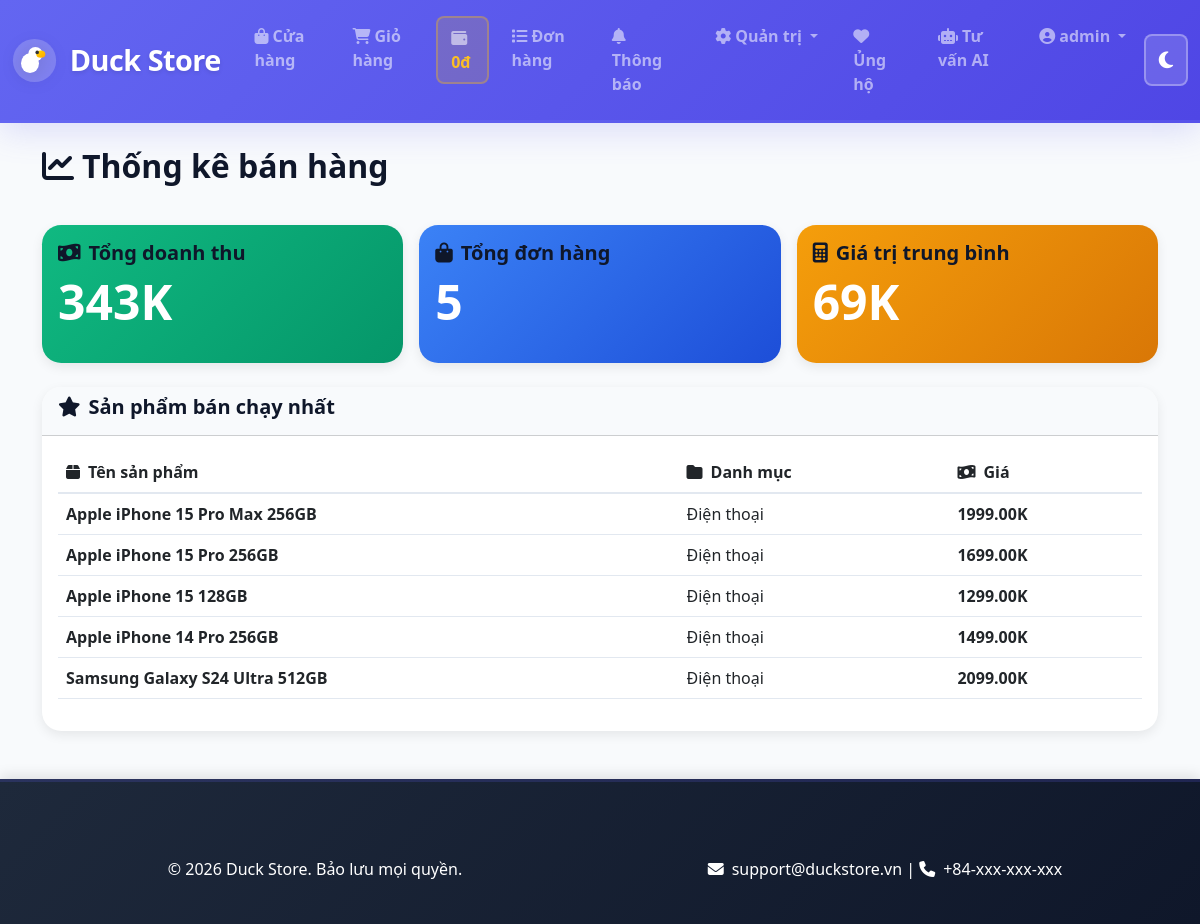
The page /statistics/ (signed in) on the database its author committed.
### store/models.py (models this page shows, shortened)
class UserProfile(models.Model):
    user = models.OneToOneField(User, on_delete=models.CASCADE, related_name='profile')
    balance = models.DecimalField(max_digits=12, decimal_places=2, default=0.00, help_text="Số dư tài khoản")
    phone = models.CharField(max_length=20, blank=True)
    address = models.TextField(blank=True)
    avatar = models.ImageField(upload_to='avatars/', blank=True, null=True)
    created_at = models.DateTimeField(auto_now_add=True)
    updated_at = models.DateTimeField(auto_now=True)
    class Meta:
        verbose_name = "Hồ sơ người dùng"
        verbose_name_plural = "Hồ sơ người dùng"

class Product(models.Model):
    name = models.CharField(max_length=200)
    price = models.DecimalField(max_digits=10, decimal_places=2)
    image = models.ImageField(upload_to='products/', blank=True, null=True)
    video = models.FileField(upload_to='products/videos/', blank=True, null=True)
    category = models.ForeignKey(Category, on_delete=models.CASCADE)
    description = models.TextField(blank=True)

class Category(models.Model):
    name = models.CharField(max_length=100)

### store/views.py (the view)
# urls.py: path('statistics/', views.statistics, name='statistics'),
@login_required
def statistics(request):
    if not request.user.is_superuser:
        return redirect('home')
    total_orders = Order.objects.count()
    total_revenue = sum(order.total_price for order in Order.objects.all())
    top_products = Product.objects.all()[:5]  # Placeholder
    return render(request, 'store/statistics.html', {'total_orders': total_orders, 'total_revenue': total_revenue, 'top_products': top_products})

### store/templates/store/statistics.html (shortened to what this page needs)
{% extends 'store/base.html' %}
{% block content %}
<h2 style="font-weight: 800;">
    <i class="fas fa-chart-line me-2"></i>Thống kê bán hàng
</h2>
<div class="row mt-4 g-3">
    <div class="col-md-4">
        <div class="card text-white" style="background: linear-gradient(135deg, var(--success) 0%, #059669 100%);">
            <div class="card-body">
                <h5 class="card-title"><i class="fas fa-money-bill-wave me-2"></i>Tổng doanh thu</h5>
                <p class="display-5" style="font-weight: 800;">{{ total_revenue|floatformat:0 }}K</p>
            </div>
        </div>
    </div>
    <div class="col-md-4">
        <div class="card text-white" style="background: linear-gradient(135deg, #3b82f6 0%, #1d4ed8 100%);">
            <div class="card-body">
                <h5 class="card-title"><i class="fas fa-shopping-bag me-2"></i>Tổng đơn hàng</h5>
                <p class="display-5" style="font-weight: 800;">{{ total_orders }}</p>
            </div>
        </div>
    </div>
    <div class="col-md-4">
        <div class="card text-white" style="background: linear-gradient(135deg, #f59e0b 0%, #d97706 100%);">
            <div class="card-body">
                <h5 class="card-title"><i class="fas fa-calculator me-2"></i>Giá trị trung bình</h5>
                {% if total_orders > 0 %}
                {% widthratio total_revenue total_orders 1 as avg_value %}
                <p class="display-5" style="font-weight: 800;">{{ avg_value|floatformat:0 }}K</p>
                {% else %}
                <p class="display-5">0K</p>
                {% endif %}
            </div>
        </div>
    </div>
</div>
<div class="card mt-4" style="border-radius: 1.2rem;">
    <div class="card-header" style="background-color: var(--light-bg); border-radius: 1.2rem 1.2rem 0 0;">
        <h5 style="font-weight: 700;">
            <i class="fas fa-star me-2"></i>Sản phẩm bán chạy nhất
        </h5>
    </div>
    <div class="card-body">
        <div class="table-responsive">
            <table class="table table-hover">
                <thead>
                    <tr>
                        <th style="font-weight: 700;"><i class="fas fa-box me-2"></i>Tên sản phẩm</th>
                        <th style="font-weight: 700;"><i class="fas fa-folder me-2"></i>Danh mục</th>
                        <th style="font-weight: 700;"><i class="fas fa-money-bill-wave me-2"></i>Giá</th>
                    </tr>
                </thead>
                <tbody>
                    {% for product in top_products %}
                    <tr>
                        <td><strong>{{ product.name }}</strong></td>
                        <td>{{ product.category.name }}</td>
                        <td><span style="color: var(--danger); font-weight: 700;">{{ product.price }}K</span></td>
                    </tr>
                    {% empty %}
                    <tr>
                        <td colspan="3" class="text-center text-muted py-3">
                            <i class="fas fa-inbox me-2"></i>Chưa có dữ liệu sản phẩm
                        </td>
                    </tr>
                    {% endfor %}
                </tbody>
            </table>
        </div>
    </div>
</div>
{% endblock %}

### store/templates/store/base.html (shortened to what this page needs)
<!DOCTYPE html>
<html lang="vi">
<head>
    <link href="https://cdn.jsdelivr.net/npm/bootstrap@5.3.0/dist/css/bootstrap.min.css" rel="stylesheet">
    <link href="https://cdnjs.cloudflare.com/ajax/libs/font-awesome/6.4.0/css/all.min.css" rel="stylesheet">
</head>
<body>
    <nav class="navbar navbar-expand-lg navbar-dark">
        <div class="container-fluid">
            <a class="navbar-brand" href="{% url 'home' %}" style="display: flex; align-items: center; gap: 0.8rem; font-weight: 800;">
                <span>Duck Store</span>
            </a>
            <div class="collapse navbar-collapse" id="navbarNav">
                <ul class="navbar-nav ms-auto">
                    <li class="nav-item">
                        <a class="nav-link" href="{% url 'product_list' %}"><i class="fas fa-shopping-bag me-1"></i>Cửa hàng</a>
                    </li>
                    <li class="nav-item">
                        <a class="nav-link" href="{% url 'cart' %}" style="position: relative;">
                            <i class="fas fa-shopping-cart me-1"></i>Giỏ hàng
                        </a>
                    </li>
                    {% if user.is_authenticated %}
                    <li class="nav-item">
                        <a class="nav-link balance-link" href="{% url 'account_balance' %}">
                            <i class="fas fa-wallet me-1"></i>
                            <span class="balance-text">{{ user.profile.balance|floatformat:0 }}đ</span>
                        </a>
                    </li>
                    <li class="nav-item">
                        <a class="nav-link" href="{% url 'order_list' %}"><i class="fas fa-list me-1"></i>Đơn hàng</a>
                    </li>
                    <li class="nav-item">
                        <a class="nav-link" href="{% url 'notifications' %}"><i class="fas fa-bell me-1"></i>Thông báo</a>
                    </li>
                    {% if user.is_superuser %}
                    <li class="nav-item dropdown">
                        <a class="nav-link dropdown-toggle" href="#" id="adminDropdown" role="button" data-bs-toggle="dropdown">
                            <i class="fas fa-cog me-1"></i>Quản trị
                        </a>
                    </li>
                    {% endif %}
                    <li class="nav-item">
                        <a class="nav-link" href="{% url 'qr_donate' %}"><i class="fas fa-heart me-1"></i>Ủng hộ</a>
                    </li>
                    <li class="nav-item">
                        <a class="nav-link" href="{% url 'ai_consultation' %}"><i class="fas fa-robot me-1"></i>Tư vấn AI</a>
                    </li>
                    <li class="nav-item dropdown">
                        <a class="nav-link dropdown-toggle" href="#" id="userDropdown" role="button" data-bs-toggle="dropdown">
                            <i class="fas fa-user-circle me-1"></i>{{ user.username }}
                        </a>
                    </li>
                    {% endif %}
                </ul>
                <button class="btn-brightness" type="button" title="Toggle dark mode" style="margin-left: auto;">
                </button>
            </div>
        </div>
    </nav>
    <div class="container mt-4">
        {% block content %}{% endblock %}
    </div>
    <footer class="footer mt-5">
        <div class="container">
            <div class="row">
                <div class="col-md-6 text-center">
                    <p>&copy; 2026 Duck Store. Bảo lưu mọi quyền.</p>
                </div>
                <div class="col-md-6 text-center">
                    <p><i class="fas fa-envelope me-2"></i>support@duckstore.vn | <i class="fas fa-phone me-2"></i>+84-xxx-xxx-xxx</p>
                </div>
            </div>
        </div>
    </footer>
</body>
</html>

### store/templates/store/base.html (style rules this page uses)
:root { --primary: #6366f1; --primary-dark: #4f46e5; --accent: #ec4899; --success: #10b981; --light-bg: #f8fafc; --light-text: #0f172a; --border-color: #e2e8f0; --dark-bg: #0f172a; --dark-surface: #1e293b; --dark-text: #f1f5f9; --dark-border: #334155; }
* { font-family: 'Segoe UI', Tahoma, Geneva, Verdana, sans-serif; }
body { background-color: var(--light-bg); color: var(--light-text); transition: all 0.3s ease; }
.navbar { background: linear-gradient(135deg, var(--primary) 0%, var(--primary-dark) 100%); box-shadow: 0 8px 32px rgba(99, 102, 241, 0.2); padding: 1rem 0; border-bottom: 3px solid rgba(99, 102, 241, 0.3); }
.navbar-brand { font-weight: 800; font-size: 1.8rem; letter-spacing: -0.5px; text-shadow: 0 2px 4px rgba(0,0,0,0.1); }
.nav-link { transition: all 0.3s ease; font-weight: 600; margin: 0 0.3rem; padding: 0.5rem 0.8rem !important; border-radius: 0.5rem; }
.btn-brightness { background: rgba(255,255,255,0.15); border: 2px solid rgba(255,255,255,0.3); color: white; cursor: pointer; font-size: 1.2rem; padding: 0.6rem 0.8rem; border-radius: 0.5rem; transition: all 0.3s ease; margin-left: 10px; }
.balance-link { background: rgba(255, 193, 7, 0.15) !important; border-radius: 0.5rem; padding: 0.5rem 0.8rem !important; border: 2px solid rgba(255, 193, 7, 0.3); transition: all 0.3s ease; font-weight: 700; }
.balance-text { color: #fbbf24; font-weight: 800; }
.footer { background: linear-gradient(135deg, #1e293b 0%, #0f172a 100%); color: white; padding: 4rem 0 2rem; margin-top: 5rem; border-top: 3px solid rgba(99, 102, 241, 0.2); box-shadow: 0 -4px 12px rgba(0,0,0,0.1); }
.footer p { margin: 0.7rem 0; font-weight: 500; }
.card { border: none; border-radius: 1.2rem; box-shadow: 0 4px 12px rgba(0,0,0,0.08); transition: all 0.3s ease; }
.card-title { font-weight: 700; color: var(--light-text); }
h1, h2, h3, h4, h5, h6 { color: var(--light-text); font-weight: 800; }
.table { border-collapse: collapse; }
.table thead { background-color: var(--light-bg); font-weight: 700; border-bottom: 2px solid var(--border-color); }
.table tbody tr { border-bottom: 1px solid var(--border-color); transition: background-color 0.2s ease; }

### rows shown on the page
Product: name "Apple iPhone 15 Pro Max 256GB", category.name "Điện thoại", price "1999.00"
Product: name "Apple iPhone 15 Pro 256GB", category.name "Điện thoại", price "1699.00"
Product: name "Apple iPhone 15 128GB", category.name "Điện thoại", price "1299.00"
Product: name "Apple iPhone 14 Pro 256GB", category.name "Điện thoại", price "1499.00"
Product: name "Samsung Galaxy S24 Ultra 512GB", category.name "Điện thoại", price "2099.00"

### other values the page prints
{{ user.profile.balance|floatformat:0 }} "0"
{{ user.username }} "admin"
{{ total_revenue|floatformat:0 }} "343"
{{ total_orders }} "5"
{{ avg_value|floatformat:0 }} "69"
